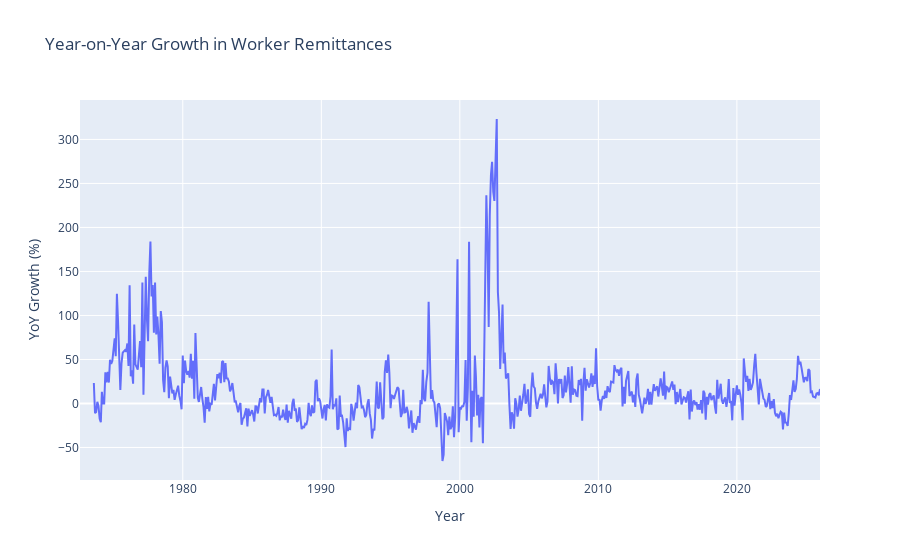

Notebook code cell kept with this figure:
### Markdown cell above
## **3. Year-on-Year (YoY) Growth Analysis ⭐⭐⭐**

### Code cell
# compute 12-month percentage change to get year-on-year growth rate
df["YoY_Growth_%"] = df["Remittances_Billion_USD"].pct_change(12) * 100

# line chart to show how growth has swung across decades
fig = px.line(
    df,
    x="Date",
    y="YoY_Growth_%",
    title="Year-on-Year Growth in Worker Remittances",
)

# label axes and unify hover for easier reading
fig.update_layout(
    yaxis_title="YoY Growth (%)",
    xaxis_title="Year",
    hovermode="x unified"
)

fig.show()

### Figure 1 — Plotly figure (JSON) as saved in the notebook; plotly's stock layout.template omitted (floating-point values rounded to 4 significant figures; data arrays with more than 128 entries replaced by an {"elided": "..."} marker saying what was removed)
{"data": [{"hovertemplate": "Date=%{x}<br>YoY_Growth_%=%{y}<extra></extra>", "legendgroup": "", "line": {"color": "#636efa", "dash": "solid"}, "marker": {"symbol": "circle"}, "mode": "lines", "name": "", "orientation": "v", "showlegend": false, "type": "scatter", "x": {"elided": "642 str values"}, "xaxis": "x", "y": {"elided": "642 float values"}, "yaxis": "y"}], "layout": {"hovermode": "x unified", "legend": {"tracegroupgap": 0}, "title": {"text": "Year-on-Year Growth in Worker Remittances"}, "xaxis": {"anchor": "y", "domain": [0, 1], "title": {"text": "Year"}}, "yaxis": {"anchor": "x", "domain": [0, 1], "title": {"text": "YoY Growth (%)"}}}}
